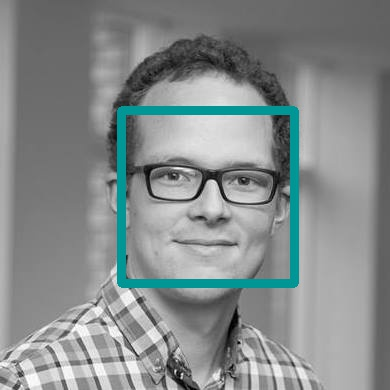
#> input picture faceRecog/face2.jpg, 390 x 390 px
$ python faceRegocnizer.py face2.jpg
#> lines starting #> are read from the running program, lines starting #| are printed output that depends on the picture; after the words box and inside, x2 and y2 are one past the last pixel; in counts of white or black regions, pixels touching at a corner belong together
import sys
import cv2
import matplotlib.pyplot as plt

if len(sys.argv) != 2:
    print("Please provide image name")
    exit(1)

argvStr = sys.argv[1]

pic = cv2.imread(argvStr, 1)
#> pic is the input picture: shape (390, 390, 3); mean B, G, R 139.4, 139.4, 133.4

if not pic.any():
    print("Not a picture")
    exit(1)

classifier = cv2.CascadeClassifier(cv2.data.haarcascades + "haarcascade_frontalface_alt2.xml")

scale_factor = 1.2
min_neighbours = 5
min_size = (30, 30)
biggest_only = True
flags = cv2.CASCADE_FIND_BIGGEST_OBJECT | cv2.CASCADE_DO_ROUGH_SEARCH if biggest_only else cv2.CASCADE_SCALE_IMAGE

faces_coord = classifier.detectMultiScale(pic, scaleFactor=scale_factor, minNeighbors=min_neighbours,
                                          minSize=min_size, flags=flags)
#> faces_coord = [[111, 104, 191, 191]]

for (x,y,w,h) in faces_coord:
    cv2.rectangle(pic, (x, y),(x + w, y + h), (150, 150, 0), 8)
#> this loop made 1 pass
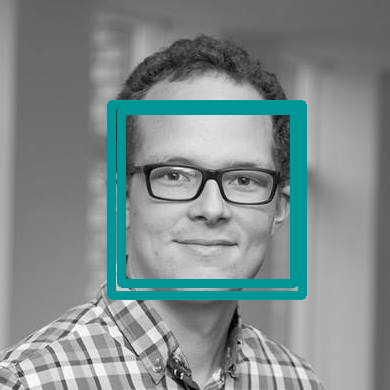
#> pic: shape (390, 390, 3); 4.5% of pixels changed, all inside (x1, y1, x2, y2) = (107, 100, 307, 300)

#face2 = open("face2.jpg", 'wb')

#face2.write(np.packbits(pic))

if len(pic.shape) == 3:
    pic = cv2.cvtColor(pic, cv2.COLOR_BGR2RGB)

plt.imshow(pic)
plt.show()

pic = cv2.cvtColor(pic, cv2.COLOR_RGB2BGR)
newpic = ""
newpic += "facedetect_"
newpic += argvStr

print(newpic)
cv2.imwrite(newpic ,pic)

$ run again, with faceRecog/Jonas14.jpg copied over faceRecog/face2.jpg
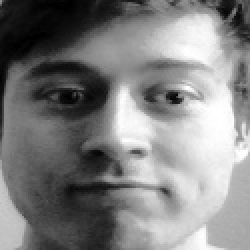
#> input picture faceRecog/Jonas14.jpg, 125 x 125 px (shown 2 times larger)
#> pic is the input picture: shape (125, 125, 3); min 0, max 255, mean 128.6
#> faces_coord = [[6, 5, 104, 104]]
#> the loop `for (x,y,w,h) in faces_coord:` made 1 pass
#> after the loop `for (x,y,w,h) in faces_coord:`:
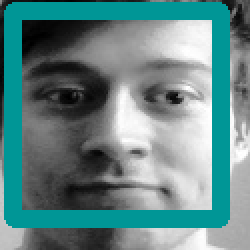
#> pic: shape (125, 125, 3) (shown 2 times larger); mean B, G, R 134.4, 134.4, 98.8

$ run again, with faceRecog/face.jpg copied over faceRecog/face2.jpg
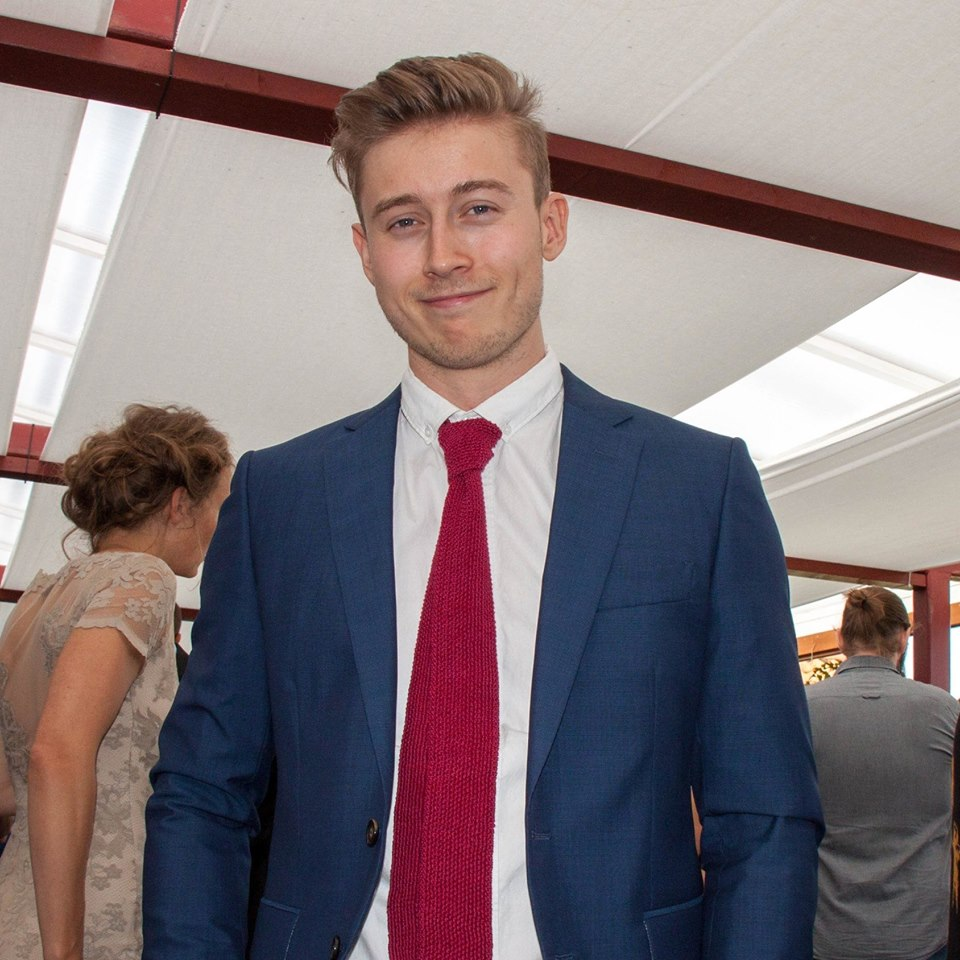
#> input picture faceRecog/face.jpg, 960 x 960 px
#> pic is the input picture: shape (960, 960, 3); mean B, G, R 121.5, 117.6, 130.5
#> faces_coord = [[336, 134, 215, 215]]
#> the loop `for (x,y,w,h) in faces_coord:` made 1 pass
#> after the loop `for (x,y,w,h) in faces_coord:`:
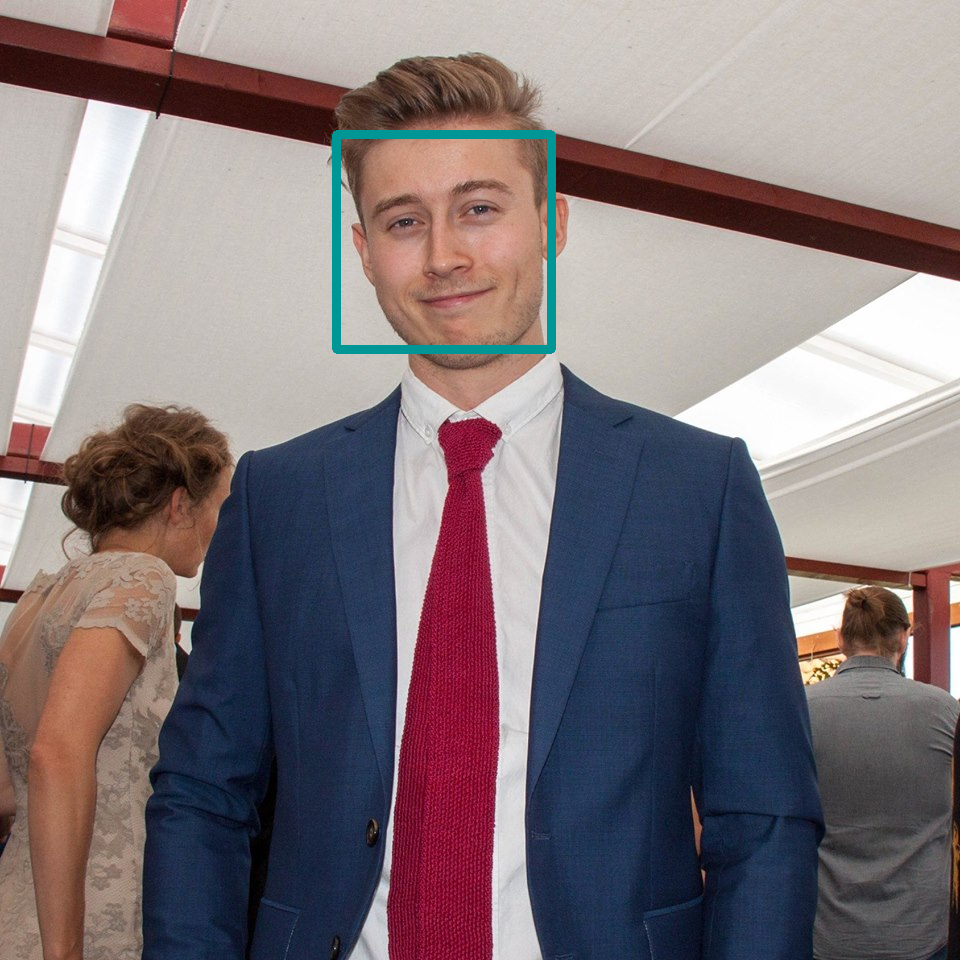
#> pic: shape (960, 960, 3); 0.84% of pixels changed, all inside (x1, y1, x2, y2) = (332, 130, 556, 354)
